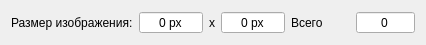
<?xml version="1.0" encoding="UTF-8"?>
<ui version="4.0">
 <class>ImageSizeWidget</class>
 <widget class="QWidget" name="ImageSizeWidget">
  <property name="geometry">
   <rect>
    <x>0</x>
    <y>0</y>
    <width>426</width>
    <height>40</height>
   </rect>
  </property>
  <property name="minimumSize">
   <size>
    <width>400</width>
    <height>0</height>
   </size>
  </property>
  <property name="windowTitle">
   <string>Параметры изображения</string>
  </property>
  <layout class="QHBoxLayout" name="horizontalLayout_3">
   <item>
    <layout class="QHBoxLayout" name="sizeLayout">
     <item>
      <widget class="QLabel" name="sizeLabel">
       <property name="text">
        <string>Размер изображения:</string>
       </property>
      </widget>
     </item>
     <item>
      <widget class="QSpinBox" name="wSpin">
       <property name="toolTip">
        <string>Ширина</string>
       </property>
       <property name="alignment">
        <set>Qt::AlignCenter</set>
       </property>
       <property name="readOnly">
        <bool>true</bool>
       </property>
       <property name="buttonSymbols">
        <enum>QAbstractSpinBox::NoButtons</enum>
       </property>
       <property name="showGroupSeparator" stdset="0">
        <bool>true</bool>
       </property>
       <property name="suffix">
        <string> px</string>
       </property>
       <property name="maximum">
        <number>99999</number>
       </property>
      </widget>
     </item>
     <item>
      <widget class="QLabel" name="xLabel">
       <property name="text">
        <string>x</string>
       </property>
       <property name="alignment">
        <set>Qt::AlignCenter</set>
       </property>
      </widget>
     </item>
     <item>
      <widget class="QSpinBox" name="hSpin">
       <property name="toolTip">
        <string>Высота</string>
       </property>
       <property name="alignment">
        <set>Qt::AlignCenter</set>
       </property>
       <property name="readOnly">
        <bool>true</bool>
       </property>
       <property name="buttonSymbols">
        <enum>QAbstractSpinBox::NoButtons</enum>
       </property>
       <property name="showGroupSeparator" stdset="0">
        <bool>true</bool>
       </property>
       <property name="suffix">
        <string> px</string>
       </property>
       <property name="maximum">
        <number>99999</number>
       </property>
      </widget>
     </item>
    </layout>
   </item>
   <item>
    <layout class="QHBoxLayout" name="totalLayout">
     <item>
      <widget class="QLabel" name="totalLabel">
       <property name="text">
        <string>Всего</string>
       </property>
      </widget>
     </item>
     <item>
      <widget class="QSpinBox" name="totalSpin">
       <property name="toolTip">
        <string>Общее количество пикселей</string>
       </property>
       <property name="alignment">
        <set>Qt::AlignCenter</set>
       </property>
       <property name="readOnly">
        <bool>true</bool>
       </property>
       <property name="buttonSymbols">
        <enum>QAbstractSpinBox::NoButtons</enum>
       </property>
       <property name="specialValueText">
        <string/>
       </property>
       <property name="showGroupSeparator" stdset="0">
        <bool>true</bool>
       </property>
       <property name="maximum">
        <number>999999999</number>
       </property>
      </widget>
     </item>
    </layout>
   </item>
  </layout>
 </widget>
 <resources/>
 <connections/>
</ui>
